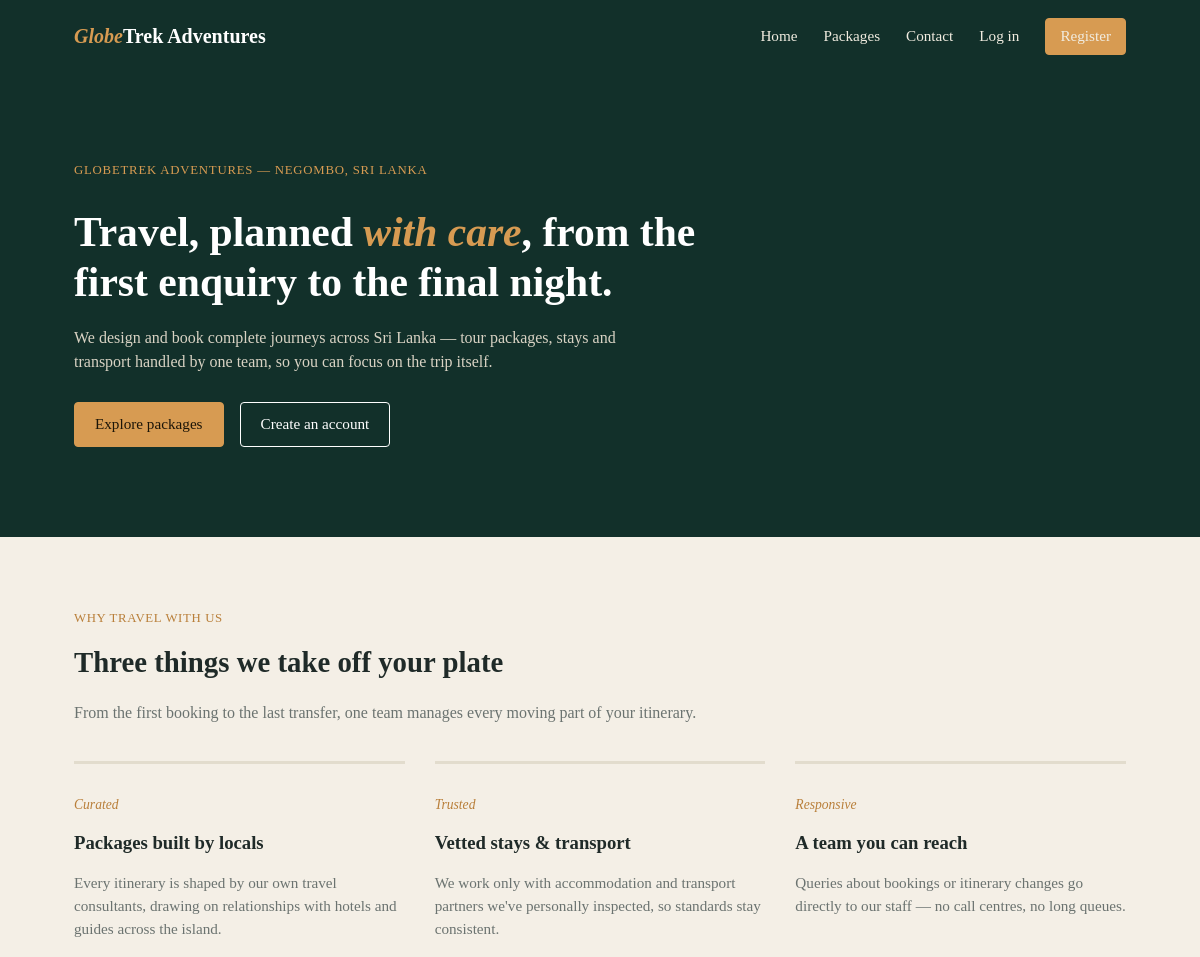
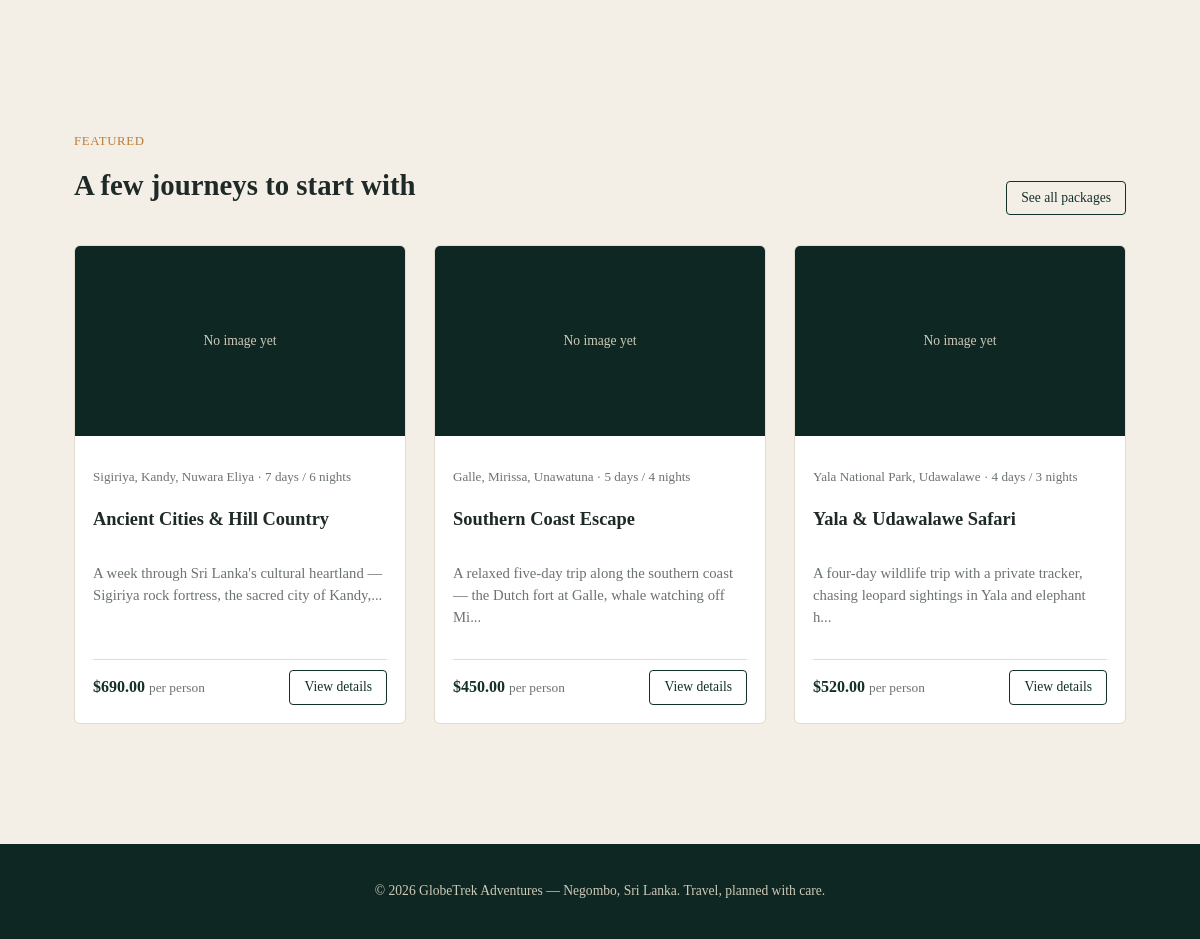
The page / on the database its author committed (2 pictures, top to bottom).
### tables this page shows
CREATE TABLE packages (
  package_id INT AUTO_INCREMENT PRIMARY KEY,
  title VARCHAR(150) NOT NULL,
  destination VARCHAR(150) NOT NULL,
  description TEXT,
  activities TEXT,
  price DECIMAL(10,2) NOT NULL,
  duration_days INT NOT NULL,
  duration_nights INT NOT NULL,
  image LONGBLOB NULL,
  image_type VARCHAR(50) NULL,
  created_by INT NULL,
  created_at TIMESTAMP DEFAULT CURRENT_TIMESTAMP,
  FOREIGN KEY (created_by) REFERENCES users(user_id) ON DELETE SET NULL
);

### includes/functions.php (called while the page is built, shortened)
<?php
function clean($value) {
    return htmlspecialchars(trim($value ?? ''), ENT_QUOTES, 'UTF-8');
}
function is_logged_in() {
    return isset($_SESSION['user_id']);
}
function money($amount) {
    return '$' . number_format((float) $amount, 2);
}

### models/Package.php (called while the page is built, shortened)
<?php
class Package {
    public static function getAll($search = '') {
        $db = getDB();
        if ($search !== '') {
            $stmt = $db->prepare(
                "SELECT package_id, title, destination, description, activities,
                        price, duration_days, duration_nights, created_at
                 FROM packages
                 WHERE title LIKE ? OR destination LIKE ?
                 ORDER BY created_at DESC"
            );
            $like = "%$search%";
            $stmt->execute([$like, $like]);
        } else {
            $stmt = $db->query(
                "SELECT package_id, title, destination, description, activities,
                        price, duration_days, duration_nights, created_at
                 FROM packages ORDER BY created_at DESC"
            );
        }
        return $stmt->fetchAll(PDO::FETCH_ASSOC);
    }
    public static function hasImage($id) {
        $db = getDB();
        $stmt = $db->prepare("SELECT image_type FROM packages WHERE package_id = ?");
        $stmt->execute([$id]);
        $type = $stmt->fetchColumn();
        return !empty($type);
    }
}

### index.php (the view, shortened to what this page needs)
<?php
require_once __DIR__ . '/includes/functions.php';
require_once __DIR__ . '/models/Package.php';
$featured = array_slice(Package::getAll(), 0, 3);
require_once __DIR__ . '/includes/header.php';
?>
<section class="hero">
  <div class="container">
    <p class="eyebrow">GlobeTrek Adventures — Negombo, Sri Lanka</p>
    <h1>Travel, planned <em>with care</em>, from the first enquiry to the final night.</h1>
    <p>We design and book complete journeys across Sri Lanka — tour packages, stays and transport handled by one team, so you can focus on the trip itself.</p>
    <div class="actions">
      <a href="<?php echo BASE_URL; ?>/packages.php" class="btn btn-primary">Explore packages</a>
      <?php if (!is_logged_in()): ?>
        <a href="<?php echo BASE_URL; ?>/register.php" class="btn btn-outline">Create an account</a>
      <?php endif; ?>
    </div>
  </div>
</section>
<section class="section">
  <div class="container">
    <p class="eyebrow">Why travel with us</p>
    <h2>Three things we take off your plate</h2>
    <p class="lead">From the first booking to the last transfer, one team manages every moving part of your itinerary.</p>
    <div class="grid-3">
      <div class="feature-card">
        <p class="tag">Curated</p>
        <h3>Packages built by locals</h3>
        <p>Every itinerary is shaped by our own travel consultants, drawing on relationships with hotels and guides across the island.</p>
      </div>
      <div class="feature-card">
        <p class="tag">Trusted</p>
        <h3>Vetted stays &amp; transport</h3>
        <p>We work only with accommodation and transport partners we've personally inspected, so standards stay consistent.</p>
      </div>
      <div class="feature-card">
        <p class="tag">Responsive</p>
        <h3>A team you can reach</h3>
        <p>Queries about bookings or itinerary changes go directly to our staff — no call centres, no long queues.</p>
      </div>
    </div>
  </div>
</section>
<section class="section">
  <div class="container">
    <div class="section-header-flex">
      <div>
        <p class="eyebrow">Featured</p>
        <h2>A few journeys to start with</h2>
      </div>
      <a href="<?php echo BASE_URL; ?>/packages.php" class="btn btn-outline-dark btn-sm">See all packages</a>
    </div>
    <?php if (empty($featured)): ?>
      <p class="text-muted">Packages will appear here once staff add them.</p>
    <?php else: ?>
      <div class="package-grid">
        <?php foreach ($featured as $pkg): ?>
          <div class="package-card">
            <?php if (Package::hasImage($pkg['package_id'])): ?>
              <img src="<?php echo BASE_URL; ?>/get_image.php?id=<?php echo $pkg['package_id']; ?>" alt="<?php echo clean($pkg['title']); ?>">
            <?php else: ?>
              <div class="no-image">No image yet</div>
            <?php endif; ?>
            <div class="package-body">
              <p class="package-meta"><?php echo clean($pkg['destination']); ?> · <?php echo (int) $pkg['duration_days']; ?> days / <?php echo (int) $pkg['duration_nights']; ?> nights</p>
              <h3><?php echo clean($pkg['title']); ?></h3>
              <p class="package-desc"><?php echo clean(mb_strimwidth($pkg['description'], 0, 100, '...')); ?></p>
              <div class="package-footer">
                <span class="price"><?php echo money($pkg['price']); ?> <small>per person</small></span>
                <a href="<?php echo BASE_URL; ?>/package_details.php?id=<?php echo $pkg['package_id']; ?>" class="btn btn-outline-dark btn-sm">View details</a>
              </div>
            </div>
          </div>
        <?php endforeach; ?>
      </div>
    <?php endif; ?>
  </div>
</section>
<?php require_once __DIR__ . '/includes/footer.php'; ?>

### includes/header.php (shortened to what this page needs)
<?php
require_once __DIR__ . '/functions.php';
$role = current_role();
?>
<!DOCTYPE html>
<html lang="en">
<head>
<link rel="stylesheet" href="<?php echo BASE_URL; ?>/assets/css/style.css">
</head>
<body>
<header class="site-header">
  <div class="container header-inner">
    <a href="<?php echo BASE_URL; ?>/index.php" class="logo"><span class="accent">Globe</span>Trek Adventures</a>
    <nav class="main-nav">
      <a href="<?php echo BASE_URL; ?>/index.php">Home</a>
      <a href="<?php echo BASE_URL; ?>/packages.php">Packages</a>
      <a href="<?php echo BASE_URL; ?>/contact.php">Contact</a>
      <?php if (!is_logged_in()): ?>
        <a href="<?php echo BASE_URL; ?>/login.php">Log in</a>
        <a href="<?php echo BASE_URL; ?>/register.php" class="btn btn-primary btn-sm">Register</a>
      <?php elseif ($role === 'customer'): ?>
        <a href="<?php echo BASE_URL; ?>/my_bookings.php">My Bookings</a>
        <a href="<?php echo BASE_URL; ?>/logout.php">Log out (<?php echo clean($_SESSION['name']); ?>)</a>
      <?php elseif ($role === 'staff'): ?>
        <a href="<?php echo BASE_URL; ?>/staff/dashboard.php">Staff Dashboard</a>
        <a href="<?php echo BASE_URL; ?>/logout.php">Log out (<?php echo clean($_SESSION['name']); ?>)</a>
      <?php elseif ($role === 'admin'): ?>
        <a href="<?php echo BASE_URL; ?>/admin/dashboard.php">Admin Dashboard</a>
        <a href="<?php echo BASE_URL; ?>/logout.php">Log out (<?php echo clean($_SESSION['name']); ?>)</a>
      <?php endif; ?>
    </nav>
  </div>
</header>
<main>

### includes/footer.php
</main>
<footer class="site-footer">
  <div class="container">
    <p>&copy; <?php echo date('Y'); ?> GlobeTrek Adventures — Negombo, Sri Lanka. Travel, planned with care.</p>
  </div>
</footer>
</body>
</html>

### assets/css/style.css (style rules this page uses)
:root { --dark: #12302a; --dark-2: #0e2723; --gold: #d79b52; --gold-dark: #b97f3a; --cream: #f4efe6; --text-dark: #1f2a28; --text-muted: #6b7370; --border: #e2dccd; --danger: #b3261e; --danger-bg: #fbe9e7; --success: #1f6f43; --success-bg: #e7f5ec; font-size: 16px; }
* { box-sizing: border-box; }
body { margin: 0; font-family: Georgia, 'Times New Roman', serif; color: var(--text-dark); background: var(--cream); line-height: 1.5; }
h1, h2, h3, h4 { font-family: Georgia, 'Times New Roman', serif; margin: 0 0 .5rem; }
.container { max-width: 1100px; margin: 0 auto; padding: 0 24px; }
a { color: inherit; text-decoration: none; }
.site-header { background: var(--dark); color: #fff; }
.header-inner { display: flex; align-items: center; justify-content: space-between; padding: 18px 24px; }
.logo { font-size: 1.25rem; font-weight: bold; color: #fff; }
.logo .accent { color: var(--gold); font-style: italic; }
.main-nav a { color: #f1ece0; margin-left: 22px; font-size: .95rem; }
.btn { display: inline-block; padding: 10px 20px; border-radius: 4px; border: 1px solid transparent; font-family: Georgia, serif; font-size: .95rem; cursor: pointer; }
.btn-primary { background: var(--gold); color: #1c1508; border-color: var(--gold); }
.btn-outline { background: transparent; color: #fff; border-color: #fff; }
.btn-outline-dark { background: transparent; color: var(--dark); border-color: var(--dark); }
.btn-sm { padding: 6px 14px; font-size: .85rem; }
.hero { background: var(--dark); color: #fff; padding: 70px 0 90px; }
.hero .eyebrow { color: var(--gold); text-transform: uppercase; letter-spacing: .06em; font-size: .8rem; }
.hero h1 { font-size: 2.6rem; line-height: 1.2; max-width: 640px; }
.hero h1 em { color: var(--gold); font-style: italic; }
.hero p { max-width: 560px; color: #d9d3c4; margin: 18px 0 28px; }
.hero .actions a { margin-right: 12px; }
.section { padding: 60px 0; }
.section .eyebrow { color: var(--gold-dark); text-transform: uppercase; font-size: .8rem; letter-spacing: .05em; }
.section h2 { font-size: 1.8rem; margin-bottom: 8px; }
.section .lead { color: var(--text-muted); max-width: 640px; }
.section-header-flex { display: flex; justify-content: space-between; align-items: flex-end; flex-wrap: wrap; gap: 12px; }
.grid-3 { display: grid; grid-template-columns: repeat(auto-fit, minmax(220px, 1fr)); gap: 30px; margin-top: 36px; }
.feature-card { border-top: 3px solid var(--border); padding-top: 18px; }
.feature-card .tag { color: var(--gold-dark); font-style: italic; font-size: .85rem; }
.feature-card h3 { margin-top: 6px; }
.feature-card p { color: var(--text-muted); font-size: .95rem; }
.package-grid { display: grid; grid-template-columns: repeat(auto-fit, minmax(260px, 1fr)); gap: 28px; margin-top: 30px; }
.package-card { background: #fff; border: 1px solid var(--border); border-radius: 6px; overflow: hidden; display: flex; flex-direction: column; }
.package-card img, .package-card .no-image { width: 100%; height: 190px; object-fit: cover; background: var(--dark-2); }
.package-card .no-image { display: flex; align-items: center; justify-content: center; color: #cfc9b8; font-size: .85rem; }
.package-body { padding: 18px; display: flex; flex-direction: column; gap: 6px; flex: 1; }
.package-meta { color: var(--text-muted); font-size: .82rem; }
.package-body h3 { font-size: 1.15rem; }
.package-desc { color: var(--text-muted); font-size: .92rem; flex: 1; }
.package-footer { display: flex; align-items: center; justify-content: space-between; padding-top: 10px; border-top: 1px solid var(--border); margin-top: 10px; }
.price { font-weight: bold; color: var(--dark); }
.price small { font-weight: normal; color: var(--text-muted); }
.site-footer { background: var(--dark-2); color: #cfc9b8; padding: 24px 0; margin-top: 60px; font-size: .85rem; text-align: center; }

### rows shown on the page
packages: destination "Sigiriya, Kandy, Nuwara Eliya", duration_days "7", duration_nights "6", title "Ancient Cities & Hill Country", description "A week through Sri Lanka's cultural heartland — Sigiriya rock fortress, the sacred city of Kandy,...", price "$690.00"
packages: destination "Galle, Mirissa, Unawatuna", duration_days "5", duration_nights "4", title "Southern Coast Escape", description "A relaxed five-day trip along the southern coast — the Dutch fort at Galle, whale watching off Mi...", price "$450.00"
packages: destination "Yala National Park, Udawalawe", duration_days "4", duration_nights "3", title "Yala & Udawalawe Safari", description "A four-day wildlife trip with a private tracker, chasing leopard sightings in Yala and elephant h...", price "$520.00"
